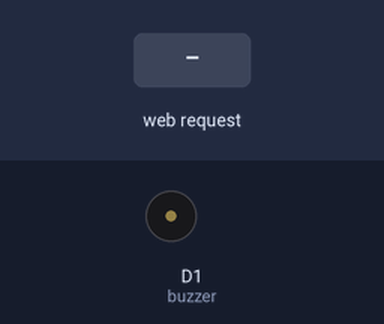
Simulated run of this sketch. Board: ESP8266 (NodeMCU). Shown: buzzer (waves = sounding). The inputs (shaded band) are chosen by the test bench. WiFi joins after 1.5 s; servers stay silent unless stated; what the sketch prints to the serial monitor is not drawn.

Above: at 2.7 s.
2.8 s: HTTP request GET /buzzeron received
At 3.1 s:
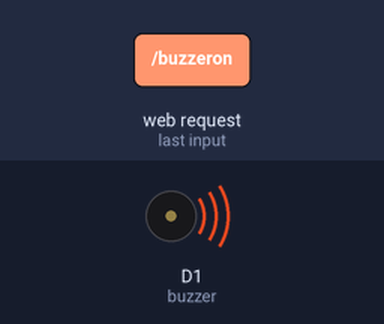
4.3 s: HTTP request GET /buzzeroff received
At 5.5 s:
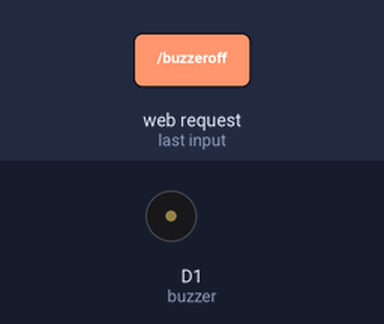
Timing chart, 0 to 7.3 s (numbered marks = the images above; inputs shaded):
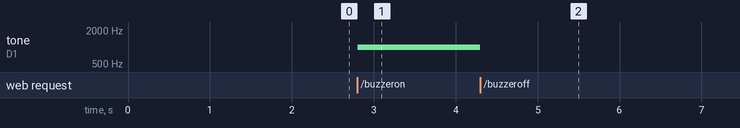

The sketch:

sketch_feb20b.ino
```cpp
#include <ESP8266WiFi.h>
const char* ssid = "SMP-SMA FILIASOFIA";
const char* password = "haleluya100220";

#define buzzer D1

WiFiServer server(80);

void setup(){
  Serial.begin(115200);
  delay(10);
  pinMode(buzzer, OUTPUT);

  // Connect to WiFi network
  Serial.println();
  Serial.println();
  Serial.print("Connecting to ");
  Serial.println(ssid);
  WiFi.begin(ssid, password);

  while (WiFi.status() != WL_CONNECTED) {
    delay(500);
    Serial.print(".");
  }
  Serial.println("");
  Serial.println("WiFi connected");

  server.begin();
  Serial.println("Server started");

  Serial.print("Use this URL to connect: ");
  Serial.print("http://");
  Serial.print(WiFi.localIP());
  Serial.println("/");
}

void loop(){
  WiFiClient client = server.available();
  if (!client) {
    return;
  }

  Serial.println("new client");
  while(!client.available()){
    delay(1);
  }

  String request = client.readStringUntil('\r');
  Serial.println(request);
  client.flush();

  if (request.indexOf("/buzzeron") > 0)  {
    tone(buzzer, 1000);
    delay(1000);
  }
  if (request.indexOf("/buzzeroff") >0)  {
    noTone(buzzer);
    delay(1000);
  }

  // Return the response
  client.println("HTTP/1.1 200 OK");
  client.println("Content-Type: text/html");
  client.println("");
  client.println("<!DOCTYPE HTML>");
  client.println("<html>");
  client.println("<head>");
  client.println("<meta name='apple-mobile-web-app-capable' content='yes' />");
  client.println("<meta name='apple-mobile-web-app-status-bar-style' content='black-translucent' />");
  client.println("</head>");
  client.println("<body bgcolor = \"#f7e6ec\">");
  client.println("<hr/><hr>");
  client.println("<h4><center> IoT Starter Kit : Kontrol Buzzer  </center></h4>");
  client.println("<hr/><hr>");
  client.println("<br><br>");
  client.println("<br><br>");
  client.println("<center>");
  client.println("Buzzer");
  client.println("<a href=\"/buzzeron\"\"><button>Turn On </button></a>");
  client.println("<a href=\"/buzzeroff\"\"><button>Turn Off </button></a><br />");
  client.println("</center>");
  client.println("<br><br>");
  client.println("<center>");
  client.println("<table border=\"5\">");
  client.println("<tr>");
  //=====================
  if (digitalRead(buzzer))
         {
           client.print("<td>buzzer = ON</td>");
         }
  else
          {
            client.print("<td>buzzer = OFF</td>");
          }
  client.println("<tr/>");
  //======================
  client.println("<tr>");
  client.println("</table>");
  client.println("</center>");
  client.println("</html>");
  delay(1);
  Serial.println("Client disonnected");
  Serial.println("");
}
```

Measured:
- after the input at 2.8 s, tone on D1 (buzzer): silent → 1000 Hz at once
- after the input at 4.3 s, tone on D1 (buzzer): 1000 Hz → silent at once
